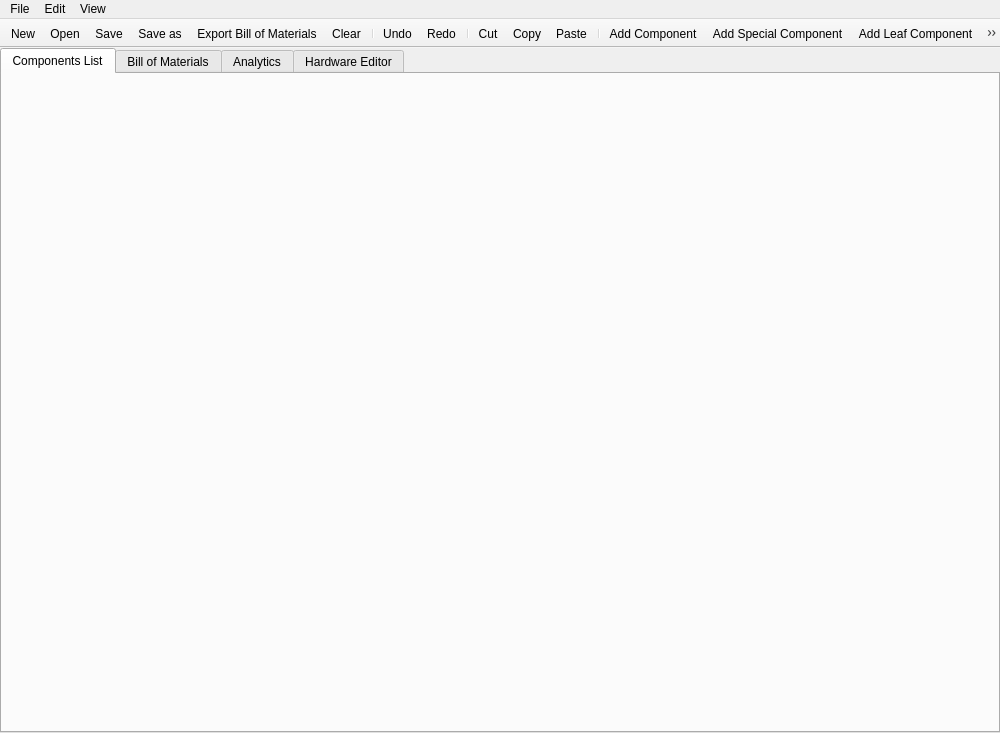
<?xml version="1.0" encoding="UTF-8"?>
<ui version="4.0">
 <class>uiMainWindow</class>
 <widget class="QMainWindow" name="uiMainWindow">
  <property name="geometry">
   <rect>
    <x>0</x>
    <y>0</y>
    <width>1000</width>
    <height>733</height>
   </rect>
  </property>
  <property name="windowTitle">
   <string>PRJ Manager 2020</string>
  </property>
  <widget class="QWidget" name="uiCentralWidget">
   <layout class="QHBoxLayout" name="horizontalLayout_3">
    <property name="spacing">
     <number>0</number>
    </property>
    <property name="leftMargin">
     <number>0</number>
    </property>
    <property name="topMargin">
     <number>0</number>
    </property>
    <property name="rightMargin">
     <number>0</number>
    </property>
    <property name="bottomMargin">
     <number>0</number>
    </property>
    <item>
     <widget class="QTabWidget" name="uiTabWidget">
      <property name="sizePolicy">
       <sizepolicy hsizetype="Expanding" vsizetype="Expanding">
        <horstretch>0</horstretch>
        <verstretch>0</verstretch>
       </sizepolicy>
      </property>
      <property name="minimumSize">
       <size>
        <width>0</width>
        <height>0</height>
       </size>
      </property>
      <property name="currentIndex">
       <number>0</number>
      </property>
      <widget class="QWidget" name="uiTreePage">
       <attribute name="title">
        <string>Components List</string>
       </attribute>
       <layout class="QHBoxLayout" name="horizontalLayout_2">
        <property name="spacing">
         <number>0</number>
        </property>
        <property name="leftMargin">
         <number>0</number>
        </property>
        <property name="topMargin">
         <number>0</number>
        </property>
        <property name="rightMargin">
         <number>0</number>
        </property>
        <property name="bottomMargin">
         <number>0</number>
        </property>
       </layout>
      </widget>
      <widget class="QWidget" name="uiBillPage">
       <attribute name="title">
        <string>Bill of Materials</string>
       </attribute>
       <layout class="QHBoxLayout" name="horizontalLayout_5">
        <property name="spacing">
         <number>0</number>
        </property>
        <property name="leftMargin">
         <number>0</number>
        </property>
        <property name="topMargin">
         <number>0</number>
        </property>
        <property name="rightMargin">
         <number>0</number>
        </property>
        <property name="bottomMargin">
         <number>0</number>
        </property>
       </layout>
      </widget>
      <widget class="QWidget" name="uiAnalyticsPage">
       <attribute name="title">
        <string>Analytics</string>
       </attribute>
       <layout class="QHBoxLayout" name="horizontalLayout_4">
        <property name="spacing">
         <number>0</number>
        </property>
        <property name="leftMargin">
         <number>0</number>
        </property>
        <property name="topMargin">
         <number>0</number>
        </property>
        <property name="rightMargin">
         <number>0</number>
        </property>
        <property name="bottomMargin">
         <number>0</number>
        </property>
       </layout>
      </widget>
      <widget class="QWidget" name="uiHardwarePage">
       <attribute name="title">
        <string>Hardware Editor</string>
       </attribute>
       <layout class="QHBoxLayout" name="horizontalLayout">
        <property name="spacing">
         <number>0</number>
        </property>
        <property name="leftMargin">
         <number>0</number>
        </property>
        <property name="topMargin">
         <number>0</number>
        </property>
        <property name="rightMargin">
         <number>0</number>
        </property>
        <property name="bottomMargin">
         <number>0</number>
        </property>
       </layout>
      </widget>
     </widget>
    </item>
   </layout>
  </widget>
  <widget class="QMenuBar" name="uiMenubar">
   <property name="geometry">
    <rect>
     <x>0</x>
     <y>0</y>
     <width>1000</width>
     <height>21</height>
    </rect>
   </property>
   <widget class="QMenu" name="uiFileMenu">
    <property name="title">
     <string>File</string>
    </property>
    <addaction name="uiActionNew"/>
    <addaction name="uiActionOpen"/>
    <addaction name="uiActionSave"/>
    <addaction name="uiActionSaveAs"/>
    <addaction name="uiActionExportBOM"/>
    <addaction name="uiActionClear"/>
   </widget>
   <widget class="QMenu" name="uiEditMenu">
    <property name="title">
     <string>Edit</string>
    </property>
    <addaction name="uiActionUndo"/>
    <addaction name="uiActionRedo"/>
    <addaction name="separator"/>
    <addaction name="uiActionCut"/>
    <addaction name="uiActionCopy"/>
    <addaction name="uiActionPaste"/>
    <addaction name="separator"/>
    <addaction name="uiActionAddComponent"/>
    <addaction name="uiActionAddLeafComponent"/>
    <addaction name="uiActionAddJig"/>
    <addaction name="uiActionAddPlaceholder"/>
    <addaction name="uiActionAddSpecialComponent"/>
    <addaction name="uiActionMorphSpecialComponent"/>
    <addaction name="uiActionUpdateSpecialComponents"/>
    <addaction name="uiActionRemoveComponent"/>
   </widget>
   <widget class="QMenu" name="uiViewMenu">
    <property name="title">
     <string>View</string>
    </property>
    <addaction name="uiActionHideDeprecated"/>
    <addaction name="uiActionExpandAll"/>
    <addaction name="uiActionCollapseAll"/>
   </widget>
   <addaction name="uiFileMenu"/>
   <addaction name="uiEditMenu"/>
   <addaction name="uiViewMenu"/>
  </widget>
  <widget class="QToolBar" name="uiToolbar">
   <property name="windowTitle">
    <string>toolBar</string>
   </property>
   <property name="movable">
    <bool>false</bool>
   </property>
   <property name="floatable">
    <bool>false</bool>
   </property>
   <attribute name="toolBarArea">
    <enum>TopToolBarArea</enum>
   </attribute>
   <attribute name="toolBarBreak">
    <bool>false</bool>
   </attribute>
   <addaction name="uiActionNew"/>
   <addaction name="uiActionOpen"/>
   <addaction name="uiActionSave"/>
   <addaction name="uiActionSaveAs"/>
   <addaction name="uiActionExportBOM"/>
   <addaction name="uiActionClear"/>
   <addaction name="separator"/>
   <addaction name="uiActionUndo"/>
   <addaction name="uiActionRedo"/>
   <addaction name="separator"/>
   <addaction name="uiActionCut"/>
   <addaction name="uiActionCopy"/>
   <addaction name="uiActionPaste"/>
   <addaction name="separator"/>
   <addaction name="uiActionAddComponent"/>
   <addaction name="uiActionAddSpecialComponent"/>
   <addaction name="uiActionAddLeafComponent"/>
   <addaction name="uiActionAddJig"/>
   <addaction name="uiActionAddPlaceholder"/>
   <addaction name="uiActionMorphSpecialComponent"/>
   <addaction name="uiActionUpdateSpecialComponents"/>
   <addaction name="uiActionRemoveComponent"/>
   <addaction name="separator"/>
   <addaction name="uiActionHideDeprecated"/>
   <addaction name="uiActionCollapseAll"/>
   <addaction name="uiActionExpandAll"/>
  </widget>
  <action name="uiActionNew">
   <property name="icon">
    <iconset>
     <normaloff>../resources/icons/small_flat/new.png</normaloff>../resources/icons/small_flat/new.png</iconset>
   </property>
   <property name="text">
    <string>New</string>
   </property>
   <property name="shortcut">
    <string>Ctrl+N</string>
   </property>
  </action>
  <action name="uiActionOpen">
   <property name="icon">
    <iconset>
     <normaloff>../resources/icons/small_flat/open.png</normaloff>
     <normalon>:/icons/open.png</normalon>../resources/icons/small_flat/open.png</iconset>
   </property>
   <property name="text">
    <string>Open</string>
   </property>
   <property name="shortcut">
    <string>Ctrl+O</string>
   </property>
  </action>
  <action name="uiActionSave">
   <property name="icon">
    <iconset>
     <normaloff>../resources/icons/small_flat/save.png</normaloff>../resources/icons/small_flat/save.png</iconset>
   </property>
   <property name="text">
    <string>Save</string>
   </property>
   <property name="shortcut">
    <string>Ctrl+S</string>
   </property>
  </action>
  <action name="uiActionSaveAs">
   <property name="icon">
    <iconset>
     <normaloff>../resources/icons/small_flat/saveas.png</normaloff>../resources/icons/small_flat/saveas.png</iconset>
   </property>
   <property name="text">
    <string>Save as...</string>
   </property>
   <property name="shortcut">
    <string>Ctrl+Shift+S</string>
   </property>
  </action>
  <action name="uiActionUndo">
   <property name="icon">
    <iconset>
     <normaloff>../resources/icons/small_flat/undo.png</normaloff>../resources/icons/small_flat/undo.png</iconset>
   </property>
   <property name="text">
    <string>Undo</string>
   </property>
   <property name="shortcut">
    <string>Ctrl+Z</string>
   </property>
  </action>
  <action name="uiActionRedo">
   <property name="icon">
    <iconset>
     <normaloff>../resources/icons/small_flat/redo.png</normaloff>../resources/icons/small_flat/redo.png</iconset>
   </property>
   <property name="text">
    <string>Redo</string>
   </property>
   <property name="shortcut">
    <string>Ctrl+Shift+Z</string>
   </property>
  </action>
  <action name="uiActionAddComponent">
   <property name="icon">
    <iconset>
     <normaloff>../resources/icons/small_flat/part.png</normaloff>../resources/icons/small_flat/part.png</iconset>
   </property>
   <property name="text">
    <string>Add Component</string>
   </property>
   <property name="shortcut">
    <string>Ctrl+A</string>
   </property>
  </action>
  <action name="uiActionRemoveComponent">
   <property name="icon">
    <iconset>
     <normaloff>../resources/icons/small_flat/remove.png</normaloff>../resources/icons/small_flat/remove.png</iconset>
   </property>
   <property name="text">
    <string>Remove Component</string>
   </property>
   <property name="shortcut">
    <string>Del</string>
   </property>
  </action>
  <action name="uiActionExportBOM">
   <property name="icon">
    <iconset>
     <normaloff>../resources/icons/small_flat/bill.png</normaloff>../resources/icons/small_flat/bill.png</iconset>
   </property>
   <property name="text">
    <string>Export Bill of Materials</string>
   </property>
  </action>
  <action name="uiActionMorphSpecialComponent">
   <property name="icon">
    <iconset>
     <normaloff>../resources/icons/small_flat/morph.png</normaloff>../resources/icons/small_flat/morph.png</iconset>
   </property>
   <property name="text">
    <string>Morph Special Component</string>
   </property>
   <property name="shortcut">
    <string>Ctrl+M</string>
   </property>
  </action>
  <action name="uiActionHideDeprecated">
   <property name="checkable">
    <bool>true</bool>
   </property>
   <property name="checked">
    <bool>true</bool>
   </property>
   <property name="icon">
    <iconset>
     <normaloff>../resources/icons/small_flat/deprecated.png</normaloff>../resources/icons/small_flat/deprecated.png</iconset>
   </property>
   <property name="text">
    <string>Hide Deprecated</string>
   </property>
   <property name="shortcut">
    <string>Ctrl+D</string>
   </property>
  </action>
  <action name="uiActionClear">
   <property name="icon">
    <iconset>
     <normaloff>../resources/icons/small_flat/clear.png</normaloff>../resources/icons/small_flat/clear.png</iconset>
   </property>
   <property name="text">
    <string>Clear</string>
   </property>
   <property name="shortcut">
    <string>Ctrl+Shift+X</string>
   </property>
  </action>
  <action name="uiActionUpdateSpecialComponents">
   <property name="icon">
    <iconset>
     <normaloff>../resources/icons/small_flat/update.png</normaloff>../resources/icons/small_flat/update.png</iconset>
   </property>
   <property name="text">
    <string>Update Special Components</string>
   </property>
   <property name="shortcut">
    <string>Ctrl+U</string>
   </property>
  </action>
  <action name="uiActionAddLeafComponent">
   <property name="icon">
    <iconset>
     <normaloff>../resources/icons/small_flat/leaf.png</normaloff>../resources/icons/small_flat/leaf.png</iconset>
   </property>
   <property name="text">
    <string>Add Leaf Component</string>
   </property>
  </action>
  <action name="uiActionAddJig">
   <property name="icon">
    <iconset>
     <normaloff>../resources/icons/small_flat/jig.png</normaloff>../resources/icons/small_flat/jig.png</iconset>
   </property>
   <property name="text">
    <string>Add Jig</string>
   </property>
  </action>
  <action name="uiActionExpandAll">
   <property name="icon">
    <iconset>
     <normaloff>../resources/icons/small_flat/expand.png</normaloff>../resources/icons/small_flat/expand.png</iconset>
   </property>
   <property name="text">
    <string>Expand All</string>
   </property>
  </action>
  <action name="uiActionCollapseAll">
   <property name="icon">
    <iconset>
     <normaloff>../resources/icons/small_flat/collapse.png</normaloff>../resources/icons/small_flat/collapse.png</iconset>
   </property>
   <property name="text">
    <string>Collapse All</string>
   </property>
  </action>
  <action name="uiActionAddSpecialComponent">
   <property name="icon">
    <iconset>
     <normaloff>../resources/icons/small_flat/hardware.png</normaloff>../resources/icons/small_flat/hardware.png</iconset>
   </property>
   <property name="text">
    <string>Add Special Component</string>
   </property>
  </action>
  <action name="uiActionCut">
   <property name="icon">
    <iconset>
     <normaloff>../resources/icons/small_flat/cut.png</normaloff>../resources/icons/small_flat/cut.png</iconset>
   </property>
   <property name="text">
    <string>Cut</string>
   </property>
   <property name="shortcut">
    <string>Ctrl+X</string>
   </property>
  </action>
  <action name="uiActionCopy">
   <property name="icon">
    <iconset>
     <normaloff>../resources/icons/small_flat/copy.png</normaloff>../resources/icons/small_flat/copy.png</iconset>
   </property>
   <property name="text">
    <string>Copy</string>
   </property>
   <property name="shortcut">
    <string>Ctrl+C</string>
   </property>
  </action>
  <action name="uiActionPaste">
   <property name="icon">
    <iconset>
     <normaloff>../resources/icons/small_flat/paste.png</normaloff>../resources/icons/small_flat/paste.png</iconset>
   </property>
   <property name="text">
    <string>Paste</string>
   </property>
   <property name="shortcut">
    <string>Ctrl+V</string>
   </property>
  </action>
  <action name="uiActionAddPlaceholder">
   <property name="icon">
    <iconset>
     <normaloff>../resources/icons/small_flat/placeholder.png</normaloff>../resources/icons/small_flat/placeholder.png</iconset>
   </property>
   <property name="text">
    <string>Add Placeholder</string>
   </property>
  </action>
 </widget>
 <resources/>
 <connections/>
</ui>
